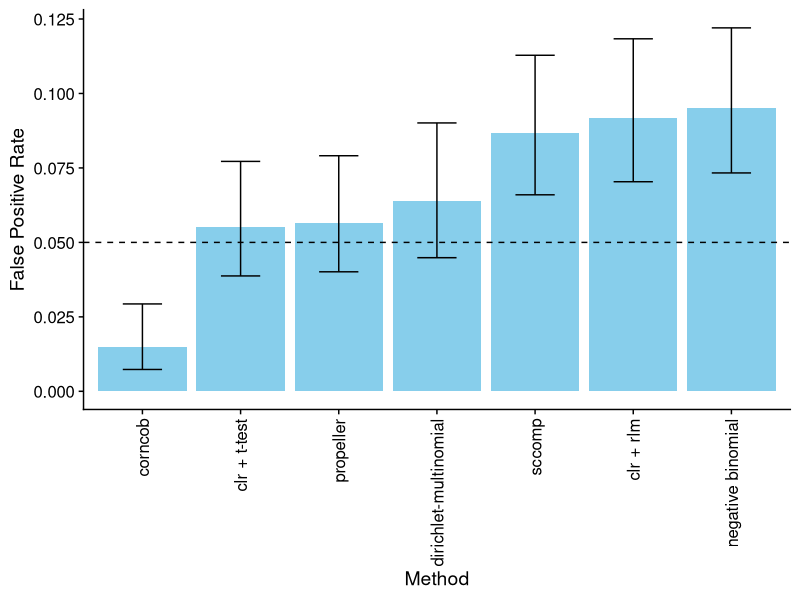

Generate this figure with R: (Note: this script raises an error after producing the figure.)
## ---- chunk 1
knitr::opts_chunk$set(echo = TRUE)
## ---- chunk 2
library(dplyr)
library(tidyr)
library(cowplot)
library(ggpubr)

getwd()
fp_result <- read.csv("../benchmark/fp_result.csv")
fp_result <- fp_result |> 
  mutate_at(vars(bootstrap_iteration, celltype, method, significant), as.factor)
fp_result <- fp_result |> filter(method != "t-test")


addition_result <- read.csv("../benchmark/power_addition_result.csv")
addition_result <- addition_result |> 
  mutate_at(vars(percent_added, celltype, method, significant, bootstrap_iteration), as.factor)
addition_result <- addition_result |> filter(method != "t-test")


deletion_result <- read.csv("../benchmark/power_deletion_result.csv")
deletion_result <- deletion_result |> 
  mutate_at(vars(percent_deleted, celltype, method, significant, bootstrap_iteration), as.factor)
deletion_result <- deletion_result |> filter(method != "t-test")


transient_result <- read.csv("../benchmark/power_transient_result.csv")
transient_result$percent_changed <- as.factor(transient_result$percent_changed)
transient_result <- transient_result |> 
  mutate_at(vars(percent_changed, celltype, method, significant, bootstrap_iteration), as.factor)
transient_result <- transient_result |> filter(method != "t-test")

downsample_result <- read.csv("../benchmark/downsample_result.csv")
downsample_result <- downsample_result |> filter(method != "t-test")
downsample_result <- downsample_result |> 
  mutate_at(vars(sample_size, celltype, method, significant, bootstrap_iteration), as.factor)
downsample_result$celltype <- gsub(" Cells$", "", downsample_result$celltype)
downsample_result$celltype <- gsub("Cells$", "", downsample_result$celltype)
## ---- chunk 3
fp_summary <- fp_result |>
  group_by(method) |>
  summarise(fp = sum(significant == "Yes"), 
            tn = sum(significant == "No"),
            fpr = (fp / (fp + tn)),
            n_total = n()) |> dplyr::arrange(fpr)
# FPR = FP / FP + TN

fp_summary
## ---- chunk 4
# Initialize an empty list to store test results
prop_test_results <- list()

# Iterate over each row of the dataset
for (i in 1:nrow(fp_summary)) {
  # Perform proportion test for the current method's false positive rate
  prop_test_results[[i]] <- prop.test(fp_summary$fp[i], fp_summary$n_total[i], p = 0.05)
}

# Print the results
for (i in 1:length(prop_test_results)) {
  print(paste("Method:", fp_summary$method[i]))
  fp_summary$fpr_lower[i] <- prop_test_results[[i]]$conf.int[1]
  fp_summary$fpr_upper[i] <- prop_test_results[[i]]$conf.int[2]
}

#pdf("fpr.pdf")
ggplot(fp_summary, aes(x = reorder(method, fpr), y = fpr)) +
  geom_bar(stat = "identity", fill = "skyblue") +
  geom_errorbar(aes(ymin = fpr_lower, ymax = fpr_upper), width = 0.4) +
  geom_hline(yintercept = 0.05, linetype = "dashed") + # Adding a dashed horizontal line at y = 0.05
  labs(x = "Method",
       y = "False Positive Rate") +
  theme_cowplot() +
  scale_fill_manual(values = palette, breaks = rev(levels(deletion_result$method))) +
  theme(axis.text.x = element_text(angle = 90, vjust = 0.5, hjust = 1))
#dev.off()
## ---- chunk 5
# power = 1 - type II error = 1 - fn / (tp + fn)
deletion_summary <- deletion_result |>
  group_by(method, percent_deleted) |>
  filter(celltype == "Mono") |>
  summarise(tp = sum(significant == "Yes"),
            fn = sum(significant == "No"),
            type2error = (fn / (tp+fn)),
            power = 1 - type2error,
            n_total = n()) |> arrange(percent_deleted, desc(power))
## ---- chunk 6
# Initialize an empty list to store test results
prop_test_results <- list()

# Iterate over each row of the dataset
for (i in 1:nrow(deletion_summary)) {
  # Perform proportion test for the current method's power  
  prop_test_results[[i]] <- prop.test(deletion_summary$tp[i], deletion_summary$n_total[i], p = 0.05)
}

# Print the results
for (i in 1:length(prop_test_results)) {
  print(paste("Method:", deletion_summary$method[i]))
  deletion_summary$power_lower[i] <- prop_test_results[[i]]$conf.int[1]
  deletion_summary$power_upper[i] <- prop_test_results[[i]]$conf.int[2]
}

deletion_summary$percent_deleted <- as.numeric(as.character(deletion_summary$percent_deleted))

# Plot the data with geom_ribbon
pdf("Deletion_power.pdf", width = 8, height = 6)
ggplot(deletion_summary, aes(x = percent_deleted, y = power)) +
  #geom_ribbon(aes(ymin = power_lower, ymax = power_upper, fill = method), alpha = 0.5) +
  geom_point(aes(colour = method)) +
  geom_line(aes(group = method, colour = method)) +
  labs(x = "Percent Deleted", y = "Power") +
  scale_color_manual(name = "", values = palette) + 
  theme_cowplot()
dev.off()
## ---- chunk 7
addition_summary <- addition_result |>
  group_by(method, percent_added) |>
  filter(celltype == "DC") |>
  summarise(tp = sum(significant == "Yes"),
            fn = sum(significant == "No"),
            type2error = (fn / (tp+fn)),
            power = 1 - type2error,
            n_total = n()) |> arrange(percent_added, desc(power))

# Initialize an empty list to store test results
prop_test_results <- list()

# Iterate over each row of the dataset
for (i in 1:nrow(addition_summary)) {
  # Perform proportion test for the current method's power  
  prop_test_results[[i]] <- prop.test(addition_summary$tp[i], addition_summary$n_total[i], p = 0.05)
}

# Print the results
for (i in 1:length(prop_test_results)) {
  print(paste("Method:", addition_summary$method[i]))
  addition_summary$power_lower[i] <- prop_test_results[[i]]$conf.int[1]
  addition_summary$power_upper[i] <- prop_test_results[[i]]$conf.int[2]
}

pdf("Addition_power.pdf", width = 8, height = 6)
addition_summary |> ggplot(aes(x = as.double(as.character(addition_summary$percent_added)), y = power)) +
  geom_point(aes(color = method)) +
  #geom_ribbon(aes(ymin = power_lower, ymax = power_upper, fill = method), alpha = 0.5) +
  geom_line(aes(group = method, colour = method)) +
  labs(x = "Percent Added", y = "Power") +
  scale_fill_manual(values = palette) +
  scale_color_manual(values = palette) + 
  theme_cowplot()
dev.off()
## ---- chunk 8
transient_summary <- transient_result |>
  filter(celltype %in% c("NK", "B")) |>
  group_by(method, celltype, percent_changed) |>
  summarise(tp = sum(significant == "Yes"),
            fn = sum(significant == "No"),
            type2error = (fn / (tp+fn)),
            power = 1 - type2error,
            n_total = n()) |> arrange(desc(power), celltype)

# Initialize an empty list to store test results
prop_test_results <- list()

# Iterate over each row of the dataset
for (i in 1:nrow(transient_summary)) {
  # Perform proportion test for the current method's power  
  prop_test_results[[i]] <- prop.test(transient_summary$tp[i], transient_summary$n_total[i], p = 0.05)
}

# Print the results
for (i in 1:length(prop_test_results)) {
  print(paste("Method:", transient_summary$method[i]))
  transient_summary$power_lower[i] <- prop_test_results[[i]]$conf.int[1]
  transient_summary$power_upper[i] <- prop_test_results[[i]]$conf.int[2]
}

# Plot the data with geom_ribbon
pdf("Transient_power.pdf", width = 8, height = 6)
transient_summary |> 
  ggplot(aes(x = as.double(as.character(percent_changed)), y = power)) +
  geom_point(aes(color = method)) +
  geom_line(aes(group = method, colour = method)) +
  labs(x = "Percent Changed", y = "Power") +
  scale_fill_manual(values = palette) +
  scale_color_manual(values = palette) + 
  facet_wrap(~celltype) +
  theme_cowplot()
dev.off()
## ---- chunk 9
downsample_summary <- downsample_result |> 
  dplyr::filter(celltype %in% c("Secretory", "Ciliated")) |> 
  group_by(method, sample_size) |> 
  summarise(num_sig = sum(significant == "Yes"),
            prop_sig = num_sig / 60) |> # 20 = 2 celltype * 10 iteration
  arrange(sample_size, desc(prop_sig))

